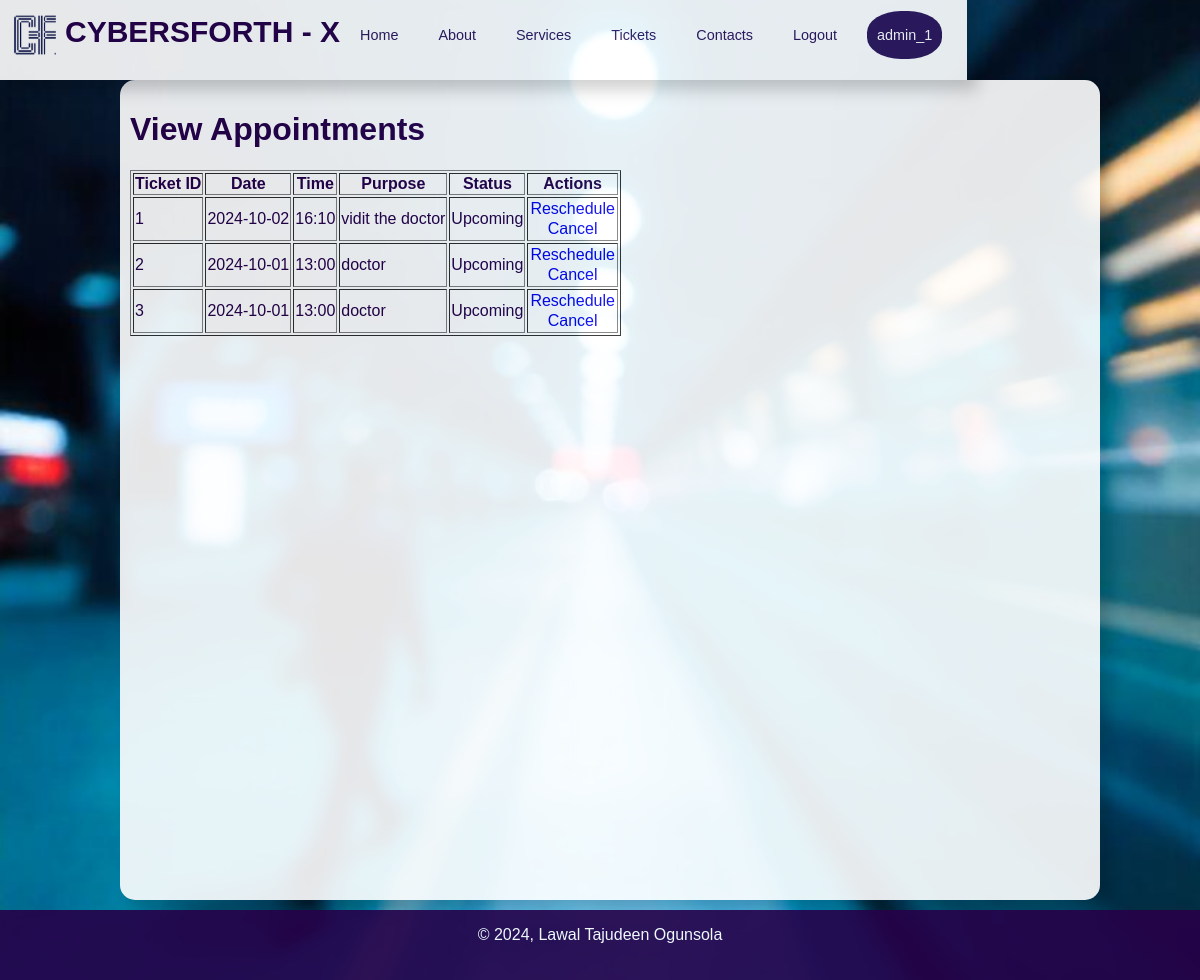
The page /view_appointments (signed in) on the database its author committed.
### app/base_model.py (models this page shows, shortened)
class User(db.Model, UserMixin):
    __tablename__ = 'users'
    ''' User id - this is a unique primary key, autoincrement.'''
    id = db.Column(db.Integer,
                   primary_key=True)
    '''username - unique and not null'''
    username = db.Column(db.String(80),
                         unique=True,
                         nullable=False)
    '''Admin or not'''
    is_admin = db.Column(db.Boolean, default=False)
    '''name of business or organisation'''
    business_name = db.Column(db.String(200),
                              default='CYBERSFORTH X SERVICES')
    '''business logo'''
    profile_picture = db.Column(db.String(120),
                                nullable=True)
    '''user email - unique, not null'''
    email = db.Column(db.String(120),
                      unique=True,
                      nullable=False)
    '''user password - not unique and not null'''
    password_hash = db.Column(db.String(255),
                         nullable=False)
    '''user's first & last names - not null'''
    first_name = db.Column(db.String(50),
                           nullable=False)
    last_name = db.Column(db.String(50),
                          nullable=False)
    '''user's phone number - unique, not null'''
    phone_number = db.Column(db.String(15),
                             nullable=True)
    ''' tickets & appointment relationship'''
    tickets = db.relationship('Ticket',
                              backref='creator',
                              lazy=True)
    appointments = db.relationship('Appointment',
                                   backref='creator',
                                   lazy=True)
    created_at = db.Column(db.DateTime,
                           nullable=False,
                           default=datetime.now(timezone.utc))

class Appointment(db.Model, UserMixin):
    __tablename__ = 'appointments'
    id = db.Column(db.Integer,
                   primary_key=True)
    date = db.Column(db.DateTime,
                     nullable=False)
    date_generated = db.Column(db.DateTime,
                               nullable=False,
                               default=datetime.now(timezone.utc))
    time = db.Column(db.Time,
                     nullable=False)
    status = db.Column(db.String(10), nullable=False, default='Upcoming')
    purpose = db.Column(db.Text, nullable=False)
    user_id = db.Column(db.Integer,
                        db.ForeignKey('users.id'),
                        nullable=False)

### app/routes.py (the view)
@routes.route('/view_appointments', methods=['GET'])
@login_required
def view_appointments():
    appointments = Appointment.query.filter_by(user_id=current_user.id).all()
    return render_template('view_appointments.html', appointments=appointments)

### templates/view_appointments.html (shortened to what this page needs)
{% extends 'layout.html' %}
{% block header %}
<link rel="stylesheet" href="{{ url_for('static', filename='./css/view_appointments.css') }}" />
<link rel="stylesheet" href="{{ url_for('static', filename='./css/view_tickets.css') }}" />
{% endblock header %}
{% block contents %}
    <div>
        <h1>View Appointments</h1>
        {% if appointments %}
        <table border='1'>
            <thead>
                <tr>
                    <th>Ticket ID</th>
                    <th>Date</th>
                    <th>Time</th>
                    <th>Purpose</th>
                    <th>Status</th>
                    <th>Actions</th>
                </tr>
            </thead>
            <tbody>
                {% for appointment in appointments %}
                <tr>
                    <td>{{ appointment.id }}</td>
                    <td>{{ appointment.date.strftime('%Y-%m-%d') }}</td>
                    <td>{{ appointment.time.strftime('%H:%M') }}</td>
                    <td>{{ appointment.purpose }}</td>
                    <td>{{ appointment.status }}</td>
                    <td>
                        <a class='ticket_action' href="{{ url_for('routes.reschedule_appointment', appointment_id=appointment.id) }}">Reschedule</a>
                        <a class='ticket_action' href="{{ url_for('routes.cancel_appointment', appointment_id=appointment.id) }}" onclick="return confirm('Are you sure you want to cancel this appointment?')">Cancel</a>
                    </td>
                </tr>
                {% endfor %}
            </tbody>
        </table>
        {% else %}
        <p>No appointments found.</p>
        {% endif %}
    </div>
{% endblock contents %}

### templates/layout.html (shortened to what this page needs)
<!DOCTYPE html>
<html lang="en">
    <head>
        <link rel="stylesheet" href="{{ url_for('static', filename='./css/layout.css') }}">
        {% block header %}{% endblock %}
    </head>
    <body>
        <header>
        {% include 'header.html' %}
        </header>
        <main>
            {% block contents %}
            {% endblock %}
        </main>
        {% include 'footer.html' %}
    </body>
</html>

### templates/header.html (shortened to what this page needs)
{% block header %}
<link rel='stylesheet' href="{{ url_for('static', filename='header.css') }}" />
{% endblock %}
{% block contents %}
<nav>
    <div class='divHead'>
        <img src="{{ url_for('static', filename='./images/logo.png') }}" alt="brand logo">
        <h1>CYBERSFORTH - X</h1>
    </div>
    <div>
        <ul class='nav-links'>
            <li>
                <a href="{{ url_for('routes.Home') }}">Home</a>
            </li>
            <li>
                <a href="{{ url_for('routes.About') }}">About</a>
            </li>
            <li>
                <a href="{{ url_for('routes.Ticket_page') }}">Services</a>
            </li>
            <li>
                <a href="{{ url_for('routes.View_tickets') }}">Tickets</a>
            </li>
            <li>
                <a href='#'>Contacts</a>
            </li>
            {% if current_user.is_authenticated %}
                <li>
                    <a href="{{ url_for('routes.Logout') }}" >Logout</a>
                </li>
                <li class='user_profile'>
                    <a href="{{ url_for('routes.Dashboard') }}" >{{ current_user.username }}</a>
                </li>
            {% endif %}
        </ul>
    </div>
</nav>
{% endblock contents %}

### templates/footer.html
<footer>
    <p>&copy 2024, Lawal  Tajudeen Ogunsola</p>
</footer>

### static/css/layout.css (style rules this page uses)
body { background-color: #c0c0c0; padding: 0; margin: 0; opacity: 0.9; }
body { margin: 0; font-family: Arial, sans-serif; background-image: url('../images/bg-2.jpeg'); background-size: cover; background-attachment: fixed; background-position: center; background-repeat: no-repeat; color: #333; }
nav { display: flex; height: 70px; padding: 10px; justify-content: space-between; align-content: center; align-items: center; box-shadow: 10px 10px 15px rgba(0, 0, 0, 0.2); }
nav img { height: 50px; width: 50px; }
.divHead { display: flex; flex-wrap: wrap; justify-content: center; align-content: center; text-align: center; }
.divHead h1 { color: #260049; font-size: 30px; margin: 5px; }
nav { background-color: #fff; }
nav ul { list-style-type: none; padding: 0; margin: 0; display: flex; align-items: center; }
nav ul li { margin-right: 15px; font-size: 90%; }
nav ul li a, .edit_profile { color: #2E175D; text-decoration: none; }
nav ul li, .edit_profile { margin: 8px, 0; text-align: center; width: 80%; padding: 6px 10px; transition: #2E175D 0.5s ease, #fff 0.3s ease; position: relative; margin: 5px; border-radius: 15px; }
nav ul li a { color: #2E175D; text-decoration: none; width: 100%; height: 100%; display: block; padding: 10px 0; box-sizing: border-box; }
main { background-color: #fff; color: #260049; width: 80%; margin: 10px 10%; padding: 10px; min-height: 100vh; border-radius: 15px; justify-content: center; box-shadow: 10px 10px 15px rgba(0, 0, 0, 0.2); }
footer { display: flex; height: 70px; width: 100%; position: relative; bottom: 0; background-color: #260049; color: #fff; align-content: center; justify-content: center; }
.user_profile, .user_profile a { background-color: #2E175D; color: #fff; border-radius: 45%; }

### static/css/view_tickets.css (style rules this page uses)
.ticket_action { display: flex; flex-direction: column; padding: 1px; text-decoration: none; text-align: center; justify-content: center; align-content: center; border-radius: 15px; transition: all 0.3s ease; }

### static/css/header.css (style rules this page uses)
header { display: flex; height: 70px; justify-content: space-between; align-content: center; align-items: center; }
nav ul { list-style-type: none; padding: 0; margin: 0; display: flex; align-items: center; }
nav ul li { margin-right: 15px; font-size: 90%; }
nav ul li a { color: #2E175D; text-decoration: none; }

### rows shown on the page
User: username "admin_1"
Appointment: id "1", date "2024-10-02", time "16:10", purpose "vidit the doctor", status "Upcoming"
Appointment: id "2", date "2024-10-01", time "13:00", purpose "doctor", status "Upcoming"
Appointment: id "3", date "2024-10-01", time "13:00", purpose "doctor", status "Upcoming"
